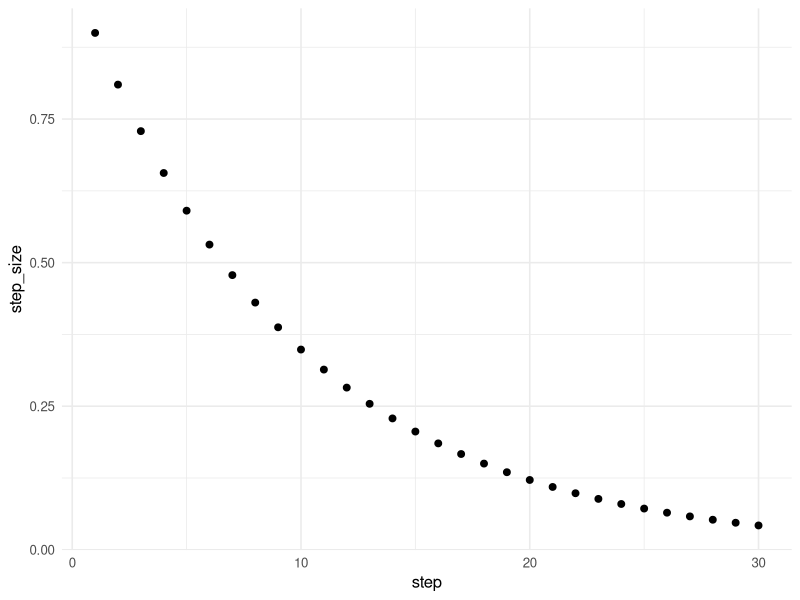
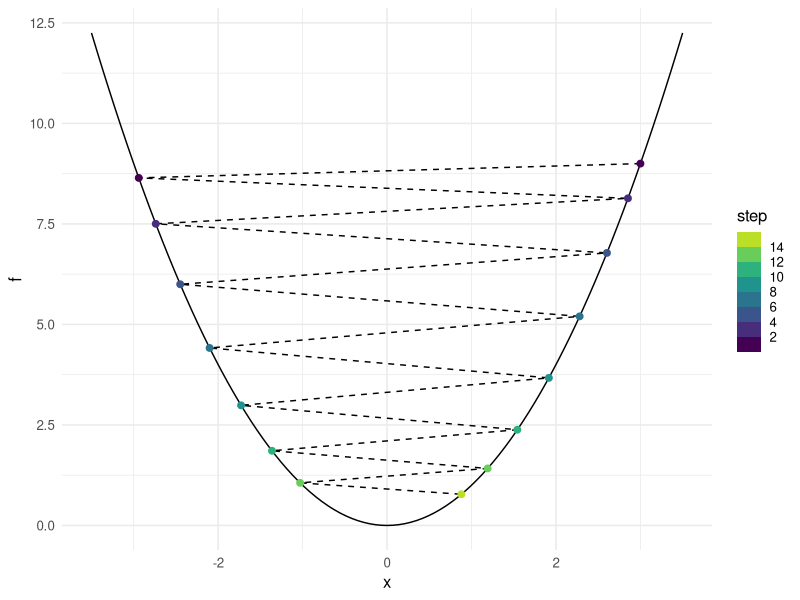
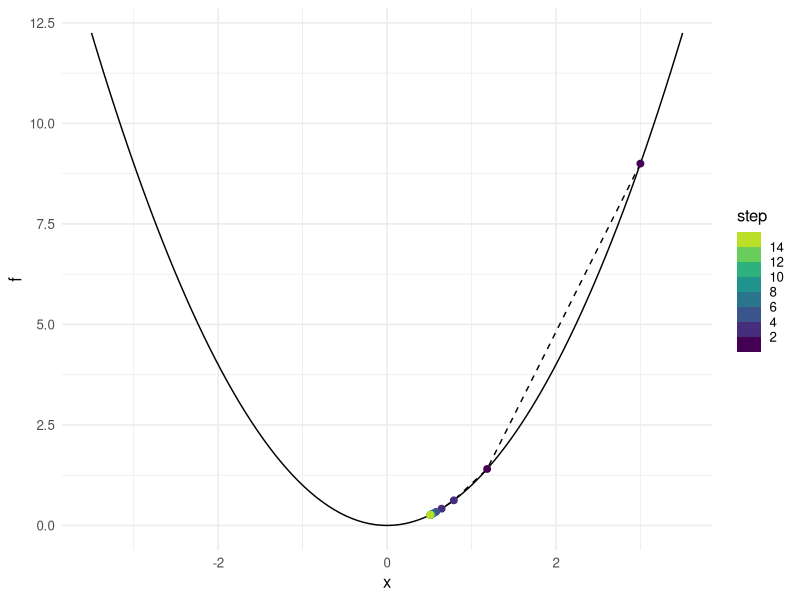
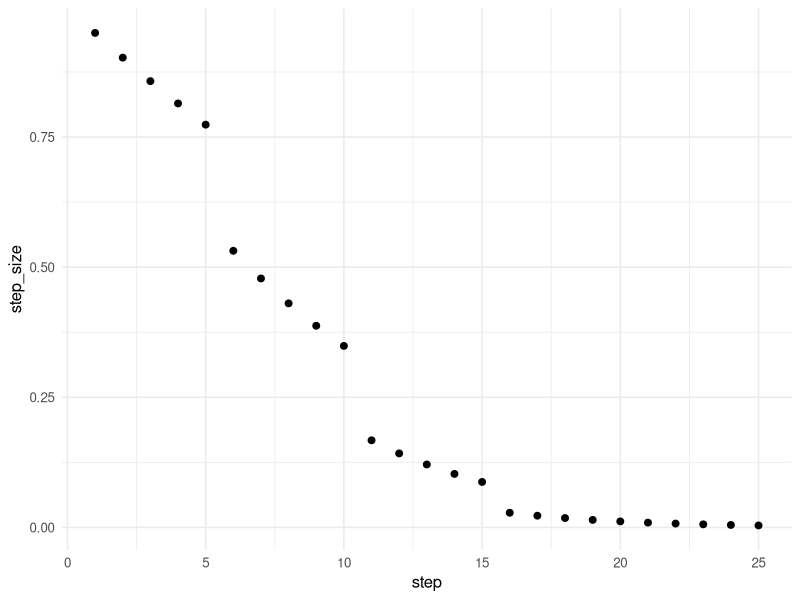
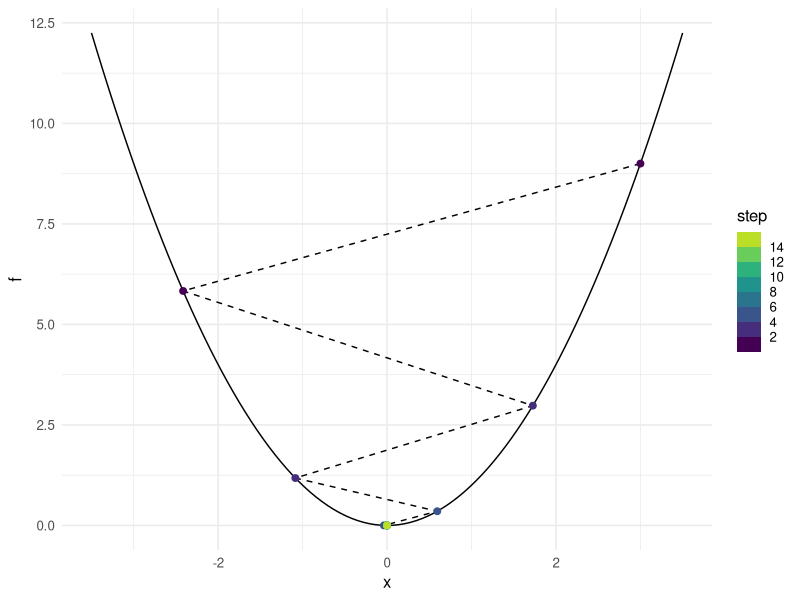
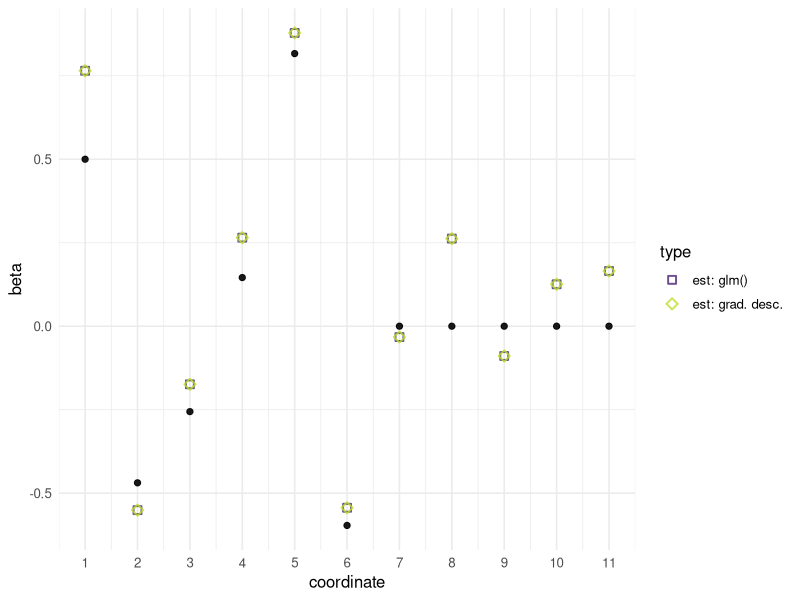
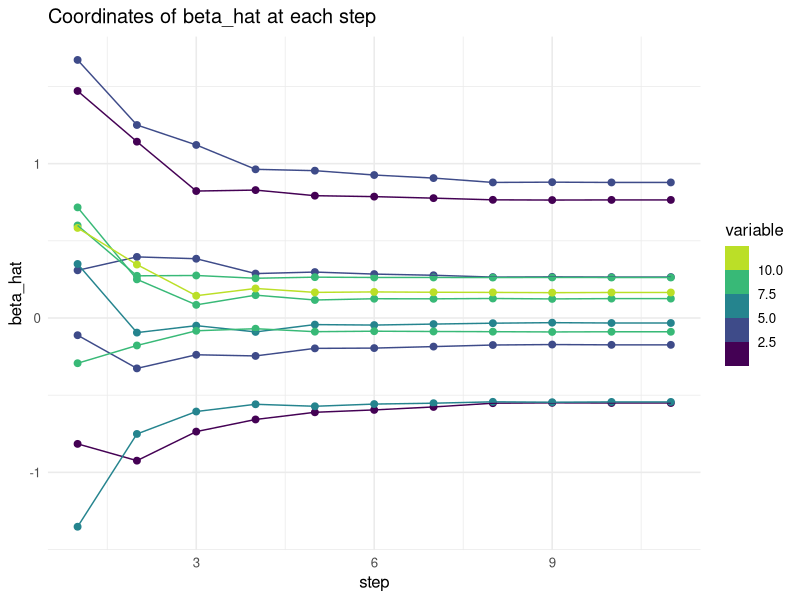
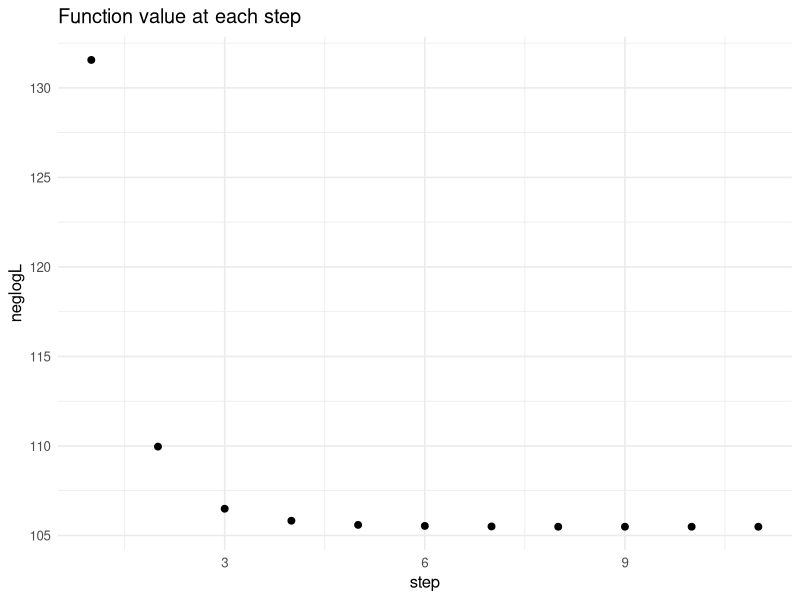

Source code (R) for these figures, in order:
## ---- chunk 1
knitr::opts_chunk$set(echo = TRUE)
library(tidyverse)
theme_set(theme_minimal(base_size = 12))
## ---- chunk 2
# Function to minimize
f <- function(x) x^4
# Derivative (because it's univariate)
grad_f <- function(x) 4 * x^3
xn <- 1 # starting point
fn <- f(xn)
step_size <- .1
for (step in 1:5) {
  # Update step
  xn <- xn - step_size * grad_f(xn)
  # Show results
  cat(paste0("At step ", step,
             ", xn = ", round(xn, 5),
             " and f(xn) = ", round(f(xn), 5)), "\n")
}
## ---- chunk 3
gamma <- .9
data.frame(step = 1:30) |> 
  mutate(step_size = gamma^step) |>
  ggplot(aes(x = step, y = step_size)) + geom_point(size = 2)
## ---- chunk 4
f <- function(x) x^2 # Function to optimize
grad_f <- function(x) 2 * x # Gradient of f
max_steps <- 15
x0 <- 3 # starting point
gamma <- .995
# ... (rest of the code not displayed)
## ---- chunk 5
# Tracking the path for plotting
xnext <- x0
algorithm_path <- 
  data.frame(step = 1:max_steps,
             x = numeric(max_steps),
             f = numeric(max_steps))
step <- 1
algorithm_path$x[step] <- xnext
algorithm_path$f[step] <- f(xnext)
# Main loop of gradient descent
while (step < max_steps) {
  xlast <- xnext
  step <- step + 1
  # Updating x, notice the step size
  xnext <- xlast - gamma^step * grad_f(xlast)
  # Tracking x and f(x) for plot
  algorithm_path$x[step] <- xnext
  algorithm_path$f[step] <- f(xnext)
}
## ---- chunk 6
ggplot() +
  xlim(-x0 -.5, x0 +.5) +
  # Show f(x)
  geom_function(fun = f) + 
  # Show alg. path
 geom_path(aes(x, f), linetype = "dashed",
    data = algorithm_path) + 
 geom_point(aes(x, f, color = step),
    data = algorithm_path, size = 2) +
  scale_color_binned(type = "viridis", n.breaks = 8, end = .9)
## ---- chunk 7
gamma <- .55
## ---- chunk 8
algorithm_path <- 
  data.frame(step = 1:max_steps,
             x = numeric(max_steps),
             f = numeric(max_steps))
step <- 1
algorithm_path$x[step] <- x0
algorithm_path$f[step] <- f(x0)
while (step < max_steps) {
  xlast <- algorithm_path$x[step]
  step <- step + 1
  xnext <- xlast - gamma^step * grad_f(xlast)
  algorithm_path$x[step] <- xnext
  algorithm_path$f[step] <- f(xnext)
}
ggplot() +
  xlim(-x0 -.5, x0 +.5) +
  geom_function(fun = f) + 
 geom_path(aes(x, f), linetype = "dashed",
    data = algorithm_path) + 
 geom_point(aes(x, f, color = step),
    data = algorithm_path, size = 2) +
  scale_color_binned(type = "viridis", n.breaks = 8, end = .9)
## ---- chunk 9
grad_f(xnext) # numerically close to zero?
## ---- chunk 10
gamma^step * grad_f(xnext)
## ---- chunk 11
gamma <- c(rep(.95, 5), rep(.9, 5), rep(.85, 5), rep(.8, 10))
data.frame(step = 1:25, gamma = gamma) |> 
  mutate(step_size = gamma^step) |>
  ggplot(aes(x = step, y = step_size)) + geom_point(size = 2)
## ---- chunk 12
# Tracking the path for plotting
algorithm_path <- 
  data.frame(step = 1:max_steps,
             x = numeric(max_steps),
             f = numeric(max_steps))
step <- 1
algorithm_path$x[step] <- x0
algorithm_path$f[step] <- f(x0)
# Main loop of gradient descent
while (step < max_steps) {
  xlast <- algorithm_path$x[step]
  step <- step + 1
  # Updating x, notice the step size
  xnext <- xlast - gamma[step]^step * grad_f(xlast)
  # Tracking x and f(x) for plot
  algorithm_path$x[step] <- xnext
  algorithm_path$f[step] <- f(xnext)
}
# Plot results
ggplot() +
  xlim(-x0-.5, x0+.5) +
  # Show f(x)
  geom_function(fun = f) + 
  # Show alg. path
 geom_path(aes(x, f), linetype = "dashed",
    data = algorithm_path) + 
 geom_point(aes(x, f, color = step),
    data = algorithm_path, size = 2) +
  scale_color_binned(type = "viridis", n.breaks = 8, end = .9)
## ---- chunk 13
# See e.g. lecture slides 
neglogL <- function(X, Y, beta) {
  Xbeta <- X %*% beta
  expXbeta <- exp(-Xbeta)
  exp_ratio <- 1/(1+expXbeta)
  -sum(Y * log(exp_ratio) + (1-Y) * log(1-exp_ratio))
}
## ---- chunk 14
# Note: This value of h is chosen to be
# on the order of magnitude of the cube-root
# of .Machine$double.eps, which helps avoid
# some numerical approximation errors
numeric_grad <- function(X, Y, beta, h = 1e-06) {
  # Approximate each coordinate of the gradient
  numerator <- sapply(1:length(beta), function(j) {
    H <- rep(0, length(beta))
    H[j] <- h # step in each coordinate j
    neglogL(X, Y, beta + H) - neglogL(X, Y, beta - H)
  })
  numerator / (2*h)
}
## ---- chunk 15
# Setting parameters
set.seed(1)
# Try changing some parameters
n <- 200
p <- 10
sparsity <- p/2
nonzero_beta <- runif(sparsity, min = -1, max = 1)
# or, e.g. rep(1, sparsity), runif(sparsity, min = -1, max = 1)
true_beta <- c(.5, nonzero_beta, rep(0, p - sparsity))
## ---- chunk 16
# Generating simulated data
X <- cbind(rep(1, n), matrix(rnorm(n*p), nrow = n))
mu <- X %*% true_beta
px <- exp(mu)/(1+exp(mu))
Y <- rbinom(n, 1, prob = px)
train_ld <- data.frame(y = as.factor(Y), x = X)
fit_glm <- glm(Y ~ X-1, family = "binomial")
# to compare with our results later
## ---- chunk 17
max_steps <- 50 # try ~3 for comparison
beta_prev2 <- rnorm(ncol(X)) # random start
#beta_prev2 <- c(mean(Y), cor(X[,-1], Y)) # "warm" start
grad_prev2 <- numeric_grad(X, Y, beta_prev2)
beta_prev1 <- beta_prev2 + 0.1 * grad_prev2 / sqrt(sum(grad_prev2^2)) #some ascending update
grad_prev1 <- numeric_grad(X, Y, beta_prev1)
previous_loss <- neglogL(X, Y, beta_prev2)
next_loss <- neglogL(X, Y, beta_prev1)
steps <- 1
## ---- chunk 18
# Store coefficient path
beta_mat <- rbind(beta_prev2,
                  beta_prev1,
                  matrix(0, nrow = max_steps - 1, ncol = ncol(X)))
rownames(beta_mat) <- NULL
beta_path <- data.frame(step = 0:max_steps,
                        neglogL = c(previous_loss, next_loss, rep(0, max_steps - 1)),
                        b = beta_mat) |>
  rename_with(~str_remove(.x, 'b.'))
## ---- chunk 19
tol <- 1e-5
while (abs(previous_loss - next_loss) > tol) {
  # Compute BB step size
  grad_diff <- grad_prev1 - grad_prev2
  step_BB <- abs(sum((beta_prev1 - beta_prev2) * grad_diff)) / sum(grad_diff^2)
  beta_prev2 <- beta_prev1 # for the (n+1)-th step, beta_{n} becomes beta_{n-1}
  
  # Update step
  beta_prev1 <- beta_prev1 - step_BB * grad_prev1 # update the newest parameter
  
  # Shift previous steps
  grad_prev2 <- grad_prev1
  grad_prev1 <- numeric_grad(X, Y, beta_prev1)  
  previous_loss <- next_loss
  next_loss <- neglogL(X, Y, beta_prev1)
  
  # Print beta values and loss for the first 5 steps
  if (steps <= 5) {
    cat("Step ", steps, ":\n")
    cat("Beta_prev2: ", beta_prev2, "\n")
    cat("Beta_prev1: ", beta_prev1, "\n")
    cat("Loss: ", next_loss, "\n\n")
  }
  
  # Print loss every 5 steps, track path, control loop
  if (round(steps / 5) == steps / 5) print(previous_loss)
  steps <- steps + 1
  beta_path[steps, 2] <- next_loss
  beta_path[steps, 3:ncol(beta_path)] <- beta_prev1
  if (steps > max_steps) break
}
## ---- chunk 20
steps - 1 # not counting starting point
## ---- chunk 21
beta_plot_df <- data.frame(
  coordinate = 1:11,
  beta = c(true_beta, fit_glm |> coef(), beta_prev1),
  type = c(rep("true beta", p+1), rep("est: glm()", p+1), rep("est: grad. desc.", p+1)))

beta_plot_df |>
  filter(type != "true beta") |>
  ggplot(aes(coordinate, beta, color = type)) +
  geom_point(alpha = .8, size = 2, stroke = 1, aes(shape = type)) +
  scale_shape_manual(values = c(0, 5)) +
  geom_point(size = 1.8, color = "black", alpha = .9, data = beta_plot_df |> filter(type == "true beta")) +
  scale_color_viridis_d(begin = .1, end = .9, direction = 1) +
  scale_x_continuous(breaks = 1:11)
## ---- chunk 22
beta_path <- beta_path[1:steps, ]
beta_long <- beta_path[-1, ] |>
  pivot_longer(cols = num_range("", 1:(p+1)),
               names_to = "variable",
               values_to = "beta_hat") |>
  mutate(variable = as.numeric(variable))
beta_long |>
  ggplot(aes(x = step,
             y = beta_hat,
             group = variable,
             color = variable)) +
  geom_point(size = 2) + 
  geom_line() + 
  scale_color_viridis_b(end = .9) +
  ggtitle("Coordinates of beta_hat at each step")
## ---- chunk 23
beta_path[-1, ] |>
  ggplot(aes(step, neglogL)) +
  geom_point(size = 2) +
  scale_x_continuous(breaks = (1:4) * floor(steps/4)) +
  ggtitle("Function value at each step")
## ---- chunk 24
distances <- sapply(2:steps, function(step) {
 sqrt(sum((beta_path[step, -c(1:2)] - beta_path[step-1, -c(1:2)])^2))
})
data.frame(step = 1:length(distances),
           distance = distances) |>
  ggplot(aes(step, distance)) + 
  scale_x_continuous(breaks = (1:4) * floor(steps/4)) +
  geom_point(size = 2) + ggtitle("Euclidean distance traversed per update")
## ---- chunk 25
set.seed(1) # comment/uncomment/change this
n <- 100
p <- 400
X <- matrix(rnorm(n*p), nrow = n)
beta <- rpois(p, lambda = 1.5)
SGD_starting_beta <- rnorm(p) # generate once
#beta <- sample(c(-1, 0, 0, 1), p, replace = TRUE)
sigma <- 2
y <- X %*% beta + rnorm(n, sd = sigma)
# sparsity level
sum(beta != 0)
## ---- chunk 26
# Loss function
least_squares_loss <- function(x, y, beta) {
  residuals <- y - x %*% beta
  sum(residuals^2)
}
## ---- chunk 27
# Gradient of the loss function
least_squares_gradient <- function(x, y, beta) {
  residuals <- y - x %*% beta
  -2 * t(x) %*% residuals
}
## ---- chunk 28
batch_size <- 10
batch_indices <- sample(1:nrow(X), batch_size)
X_batch <- X[batch_indices, , drop = FALSE]
y_batch <- y[batch_indices]
gradient_batch <- least_squares_gradient(X_batch, y_batch, SGD_starting_beta)
dim(X_batch)
length(y_batch)
dim(gradient_batch)
## ---- chunk 29
epochs <- 40 # decrease for early stopping?
batch_size <- 8 # for batch SGD
gamma <- 0.9
beta_hat <- SGD_starting_beta # generated once above
#beta_hat <- rnorm(p) # random start
num_batches <- ceiling(n/batch_size)
steps <- epochs * num_batches
SGD_path <- data.frame(step = 1:steps,
                       epoch = numeric(steps),
                       gamma = numeric(steps),
                       loss = numeric(steps),
                       MSE = numeric(steps),
                       beta_hat_norm = numeric(steps),
                       gradient_norm = numeric(steps))
start_time <- Sys.time()
step <- 1
for (epoch in 1:epochs) {
  # Pass over sample in a random order each time
  shuffled_indices <- sample(1:n, n, replace = TRUE)
  
  for (batch in 1:num_batches) {
    batch_start <- 1 + batch_size * (batch - 1)
    batch_end <- min(batch_size * batch, nrow(X))
    batch_indices <- shuffled_indices[batch_start:batch_end]
   # Mini-batch
    X_batch <- X[batch_indices, , drop = FALSE]
    y_batch <- y[batch_indices]
    # Update beta_hat
   gradient_batch <- least_squares_gradient(X_batch, y_batch, beta_hat)
   gradient_norm <- sqrt(sum(gradient_batch^2))
   beta_hat <- beta_hat - gamma^epoch * gradient_batch / (1e-8 + gradient_norm)
   LS_loss <- least_squares_loss(X, y, beta_hat)

  # Store algorithm path information
  SGD_path[step, ] <- c(step,
                        epoch,
                        gamma^epoch,
                        LS_loss,
                        mean((beta_hat - beta)^2),
                        sqrt(sum(beta_hat^2)),
                        gradient_norm)
  step <- step + 1
  }
}

print(Sys.time() - start_time)
## ---- chunk 30
SGD_epoch <- SGD_path |>
  select(-step) |>
  group_by(epoch) |>
  summarize(across(where(is.numeric), mean))
SGD_epoch |>
  ggplot(aes(epoch, gamma)) + geom_point() +
  ylab("gamma^epoch")
SGD_epoch |>
  ggplot(aes(epoch, loss)) + geom_point() +
  ylab("Loss") + scale_y_log10()
SGD_epoch |>
  ggplot(aes(epoch, MSE)) + geom_point() +
  ylab("MSE(beta_hat)")
SGD_epoch |>
  ggplot(aes(epoch, beta_hat_norm)) + geom_point() +
  ylab("norm(beta_hat)")
SGD_epoch |>
  ggplot(aes(epoch, gradient_norm)) + geom_point() +
  ylab("norm(gradient)")
## ---- chunk 31
SGD_path |>
  ggplot(aes(step, gamma)) + geom_point() +
  ylab("gamma^epoch")
SGD_path |>
  ggplot(aes(step, loss)) + geom_point() +
  ylab("Loss") + scale_y_log10()
SGD_path |>
  ggplot(aes(step, MSE)) + geom_point() +
  ylab("MSE(beta_hat)")
SGD_path |>
  ggplot(aes(step, beta_hat_norm)) + geom_point() +
  ylab("norm(beta_hat)")
SGD_path |>
  ggplot(aes(step, gradient_norm)) + geom_point() +
  ylab("norm(gradient)")
## ---- chunk 32
data.frame(
  coordinate = c(1:p, 1:p),
  estimate = c(rep("initial", p), rep("final", p)),
  error = c(beta - SGD_starting_beta, beta - beta_hat)
) |>
  ggplot(aes(error^2, fill = estimate)) +
  geom_density(alpha = .7) +
  scale_fill_viridis_d()
## ---- chunk 33
# From algorithm starting point to end point
sqrt(sum((beta_hat - SGD_starting_beta)^2))
# From starting point to true beta
sqrt(sum((beta - SGD_starting_beta)^2))
# From end point to true beta
sqrt(sum((beta - beta_hat)^2))
## ---- chunk 34
set.seed(123) 

n <- 500

# Generate Feature1 and Feature2 for Class 0
feature1_class0 <- rnorm(n, mean = 2, sd = 1)
feature2_class0 <- rnorm(n, mean = 2, sd = 1)

# Generate Feature1 and Feature2 for Class 1
feature1_class1 <- rnorm(n, mean = 4, sd = 1)
feature2_class1 <- rnorm(n, mean = 4, sd = 1)

# Combine into data frames
data_class0 <- data.frame(
  Feature1 = feature1_class0,
  Feature2 = feature2_class0,
  Class = 0
)

data_class1 <- data.frame(
  Feature1 = feature1_class1,
  Feature2 = feature2_class1,
  Class = 1
)

# Combine both classes into one dataset
data <- rbind(data_class0, data_class1)

# Introduce some overlap by adding noise
data$Feature1 <- data$Feature1 + rnorm(nrow(data), mean = 0, sd = 0.5)
data$Feature2 <- data$Feature2 + rnorm(nrow(data), mean = 0, sd = 0.5)

# Shuffle the dataset
data <- data[sample(nrow(data)), ]
ggplot(data, aes(x = Feature1, y = Feature2, color = factor(Class))) +
  geom_point(alpha = 0.7) +
  labs(title = "Simulated Binary Classification Dataset",
       x = "Feature 1",
       y = "Feature 2",
       color = "Class") +
  theme_minimal()

## ---- chunk 35
train_proportion <- 0.8
train_indices <- sample(1:nrow(data), size = train_proportion * nrow(data))

# Create training and testing sets
train_data <- data[train_indices, ]
test_data <- data[-train_indices, ]
## ---- chunk 36
batch_size = 32

sigmoid <- function(z) {
  1 / (1 + exp(-z))
}

BCE_loss <- function(y_true, y_pred) {
  -mean(y_true*log(y_pred)+(1-y_true)*log(1-y_pred))
}

logistic_gradient <- function(y_true, y_pred, X){
  -colMeans( (y_true-y_pred)*X )
}

sgd_logistic_regression <- function(train_data, lr = 0.01, epochs = 100) {
  X <- as.matrix(train_data[, c("Feature1", "Feature2")])
  y <- train_data$Class
  
  # Add intercept term
  X <- cbind(Intercept = 1, X)
  
  # Initialize weights
  beta_hat <- rep(0, ncol(X))
  
  n <- nrow(X)
  
  loss_history <- numeric(epochs)
  
  num_batches <- ceiling(n/batch_size)
  
  for (epoch in 1:epochs) {
    shuffled_indices <- sample(1:n, n, replace = TRUE)
    
    for (batch in 1:num_batches) {
    batch_start <- 1 + batch_size * (batch - 1)
    batch_end <- min(batch_size * batch, nrow(X))
    batch_indices <- shuffled_indices[batch_start:batch_end]
   # Mini-batch
    X_batch <- X[batch_indices, , drop = FALSE]
    y_batch <- y[batch_indices]
    z_batch <- X_batch %*% beta_hat
    y_hat <- as.vector(sigmoid(z_batch))

    # Update beta_hat
    gradient_batch <- logistic_gradient(y_batch, y_hat, X_batch)
    gradient_norm <- sqrt(sum(gradient_batch^2))
    beta_hat <- beta_hat - lr * gradient_batch / (1e-8 + gradient_norm)
    entropy_loss <- BCE_loss(y_batch, y_hat)
      
  }

    if (epoch %% 10 == 0 || epoch == 1) {
      cat("Epoch:", epoch, "- Loss:", round(entropy_loss, 4), "\n")
    }
  }
  
  return(list(weights = beta_hat, loss_history = loss_history))
}

# Train the model
result <- sgd_logistic_regression(train_data, lr = 0.1, epochs = 100)
final_weights <- result$weights
loss_history <- result$loss_history

# Display final weights
cat("Final Weights:\n")
print(final_weights)
## ---- chunk 37
X_test <- as.matrix(test_data[, c("Feature1", "Feature2")])
y_test <- test_data$Class

# Add intercept term
X_test <- cbind(Intercept = 1, X_test)

# Compute predictions
z_test <- X_test %*% final_weights
y_hat_test <- sigmoid(z_test)
predictions_test <- ifelse(y_hat_test >= 0.5, 1, 0)

# Calculate accuracy
accuracy_test <- mean(predictions_test == y_test)

beta0 <- final_weights[1]
beta1 <- final_weights[2]
beta2 <- final_weights[3]

# Define decision boundary function
decision_boundary <- function(x1) {
  -(beta0 + beta1 * x1) / beta2
}

x1_vals <- seq(min(train_data$Feature1) - 1, max(train_data$Feature1) + 1, length.out = 100)
x2_vals <- decision_boundary(x1_vals)
ggplot(test_data, aes(x = Feature1, y = Feature2, color = factor(Class))) +
  geom_point(alpha = 0.7) +
  # Add the decision boundary using a separate data frame
  geom_line(data = data.frame(Feature1 = x1_vals, Feature2 = x2_vals), 
            aes(x = Feature1, y = Feature2), 
            color = "black", size = 1) +
  labs(title = "Decision Boundary on Testing Data",
       x = "Feature 1",
       y = "Feature 2",
       color = "Class") +
  theme_minimal()
